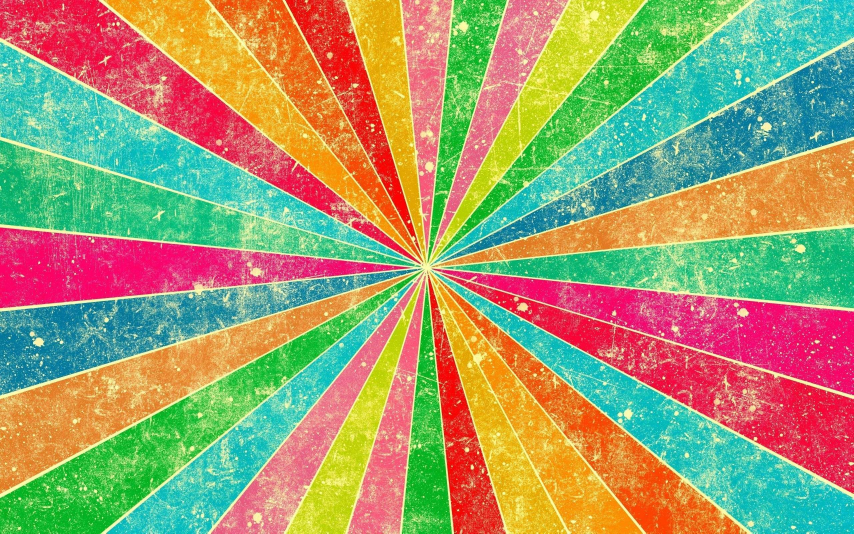
#> input picture python/python/pixel_sorter/img1.jpg, 2560 x 1600 px (shown at 1/3 size)
$ python s.py img1.jpg 100   (older library calls are emulated)
#> lines starting #> are read from the running program, lines starting #| are printed output that depends on the picture
### python/python/pixel_sorter/color_conv.py
"""Conversion functions between RGB and other color systems.

This modules provides two functions for each color system ABC:

  rgb_to_abc(r, g, b) --> a, b, c
  abc_to_rgb(a, b, c) --> r, g, b

All inputs and outputs are triples of floats in the range [0.0...1.0]
(with the exception of I and Q, which covers a slightly larger range).
Inputs outside the valid range may cause exceptions or invalid outputs.

Supported color systems:
RGB: Red, Green, Blue components
YIQ: Luminance, Chrominance (used by composite video signals)
HLS: Hue, Luminance, Saturation
HSV: Hue, Saturation, Value
"""

# References:
# http://en.wikipedia.org/wiki/YIQ
# http://en.wikipedia.org/wiki/HLS_color_space
# http://en.wikipedia.org/wiki/HSV_color_space

__all__ = ["rgb_to_yiq","yiq_to_rgb","rgb_to_hls","hls_to_rgb",
           "rgb_to_hsv","hsv_to_rgb"]

# Some floating point constants

ONE_THIRD = 1.0/3.0
ONE_SIXTH = 1.0/6.0
TWO_THIRD = 2.0/3.0

def rgb_to_grb(r, g, b):
    return (g, r, b)

def rgb_to_gbr(r, g, b):
    return (g, b, r)

def rgb_to_rbg(r, g, b):
    return (r, b, g)

def rgb_to_brg(r, g, b):
    return (b, r, g)

def rgb_to_bgr(r, g, b):
    return (b, g, r)

# YIQ: used by composite video signals (linear combinations of RGB)
# Y: perceived grey level (0.0 == black, 1.0 == white)
# I, Q: color components

def rgb_to_yiq(r, g, b):
    y = 0.299*r + 0.587*g + 0.114*b
    i = 0.596*r - 0.275*g - 0.321*b
    q = 0.212*r - 0.523*g + 0.311*b
    return (y, i, q)

def rgb_to_yqi(r, g, b):
    t = rgb_to_yiq(r, g, b)
    return (t[0], t[2], t[1])

def rgb_to_qyi(r, g, b):
    t = rgb_to_yiq(r, g, b)
    return (t[2], t[0], t[1])

def rgb_to_qiy(r, g, b):
    t = rgb_to_yiq(r, g, b)
    return (t[2], t[1], t[0])

def rgb_to_iqy(r, g, b):
    t = rgb_to_yiq(r, g, b)
    return (t[1], t[2], t[0])

def rgb_to_iyq(r, g, b):
    t = rgb_to_yiq(r, g, b)
    return (t[1], t[0], t[2])

# [26 lines left out: functions yiq_to_rgb, rgb_to_yuv, not called in this run]

def rgb_to_yvu(r, g, b):
    t = rgb_to_yuv(r, g, b)
    return (t[0], t[2], t[1])

def rgb_to_vyu(r, g, b):
    t = rgb_to_yuv(r, g, b)
    return (t[2], t[0], t[1])

def rgb_to_vuy(r, g, b):
    t = rgb_to_yuv(r, g, b)
    return (t[2], t[1], t[0])

def rgb_to_uyv(r, g, b):
    t = rgb_to_yuv(r, g, b)
    return (t[1], t[0], t[2])

def rgb_to_uvy(r, g, b):
    t = rgb_to_yuv(r, g, b)
    return (t[1], t[2], t[0])

# CIE XYZ
# The cone-shaped space formed by (x, y, z) weights, that
# when applied to the CIE primaries, match any visible color.

def rgb_to_xyz(r, g, b):
    x = 3.240479*r - 1.537150*g - 0.498535*b
    y = -0.969256*r + 1.875992*g + 0.041556*b
    z = 0.055648*r - 0.204043*g + 1.057311*b
    return (x, y, z)

def rgb_to_xzy(r, g, b):
    t = rgb_to_xyz(r, g, b)
    return (t[0], t[2], t[1])

def rgb_to_yxz(r, g, b):
    t = rgb_to_xyz(r, g, b)
    return (t[1], t[0], t[2])

def rgb_to_yzx(r, g, b):
    t = rgb_to_xyz(r, g, b)
    return (t[1], t[2], t[0])

def rgb_to_zxy(r, g, b):
    t = rgb_to_xyz(r, g, b)
    return (t[2], t[0], t[1])

def rgb_to_zyx(r, g, b):
    t = rgb_to_xyz(r, g, b)
    return (t[2], t[1], t[0])

# HLS: Hue, Luminance, Saturation
# H: position in the spectrum
# L: color lightness
# S: color saturation

def rgb_to_hls(r, g, b):
    maxc = max(r, g, b)
    minc = min(r, g, b)
    # XXX Can optimize (maxc+minc) and (maxc-minc)
    l = (minc+maxc)/2.0
    if minc == maxc:
        return 0.0, l, 0.0
    if l <= 0.5:
        s = (maxc-minc) / (maxc+minc)
    else:
        if (2.0-maxc-minc) == 0:
            maxc = maxc + 1
        s = (maxc-minc) / (2.0-maxc-minc)
    rc = (maxc-r) / (maxc-minc)
    gc = (maxc-g) / (maxc-minc)
    bc = (maxc-b) / (maxc-minc)
    if r == maxc:
        h = bc-gc
    elif g == maxc:
        h = 2.0+rc-bc
    else:
        h = 4.0+gc-rc
    h = (h/6.0) % 1.0
    return h, l, s

def rgb_to_hsl(r, g, b):
    t = rgb_to_hls(r, g, b)
    return (t[0], t[2], t[1])

def rgb_to_shl(r, g, b):
    t = rgb_to_hls(r, g, b)
    return (t[2], t[0], t[1])

def rgb_to_slh(r, g, b):
    t = rgb_to_hls(r, g, b)
    return (t[2], t[1], t[0])

def rgb_to_lsh(r, g, b):
    t = rgb_to_hls(r, g, b)
    return (t[1], t[2], t[0])

def rgb_to_lhs(r, g, b):
    t = rgb_to_hls(r, g, b)
    return (t[1], t[0], t[2])

# [19 lines left out: functions hls_to_rgb, _v, not called in this run]

# HSV: Hue, Saturation, Value
# H: position in the spectrum
# S: color saturation ("purity")
# V: color brightness

def rgb_to_hsv(r, g, b):
    maxc = max(r, g, b)
    minc = min(r, g, b)
    v = maxc
    if minc == maxc:
        return 0.0, 0.0, v
    s = (maxc-minc) / maxc
    rc = (maxc-r) / (maxc-minc)
    gc = (maxc-g) / (maxc-minc)
    bc = (maxc-b) / (maxc-minc)
    if r == maxc:
        h = bc-gc
    elif g == maxc:
        h = 2.0+rc-bc
    else:
        h = 4.0+gc-rc
    h = (h/6.0) % 1.0
    return h, s, v

def rgb_to_hvs(r, g, b):
    t = rgb_to_hsv(r, g, b)
    return (t[0], t[2], t[1])

def rgb_to_shv(r, g, b):
    t = rgb_to_hsv(r, g, b)
    return (t[1], t[0], t[2])

def rgb_to_svh(r, g, b):
    t = rgb_to_hsv(r, g, b)
    return (t[1], t[2], t[0])

def rgb_to_vhs(r, g, b):
    t = rgb_to_hsv(r, g, b)
    return (t[2], t[0], t[1])

def rgb_to_vsh(r, g, b):
    t = rgb_to_hsv(r, g, b)
    return (t[2], t[1], t[0])

# [21 lines left out: function hsv_to_rgb, not called in this run]
    # Cannot get here

cmyk_scale = 100

def rgb_to_cmyk(r,g,b):
    if (r == 0) and (g == 0) and (b == 0):
        # black
        return 0, 0, 0, cmyk_scale

    # rgb [0,255] -> cmy [0,1]
    c = 1 - r / 255.
    m = 1 - g / 255.
    y = 1 - b / 255.

    # extract out k [0,1]
    min_cmy = min(c, m, y)
    c = (c - min_cmy) / (1 - min_cmy)
    m = (m - min_cmy) / (1 - min_cmy)
    y = (y - min_cmy) / (1 - min_cmy)
    k = min_cmy

    # rescale to the range [0,cmyk_scale]
    return c*cmyk_scale, m*cmyk_scale, y*cmyk_scale, k*cmyk_scale

def rgb_to_cmky(r, g, b):
    t = rgb_to_cmyk(r,g,b)
    return (t[0], t[1], t[3], t[2])

def rgb_to_cymk(r, g, b):
    t = rgb_to_cmyk(r,g,b)
    return (t[0], t[2], t[1], t[3])

def rgb_to_cykm(r, g, b):
    t = rgb_to_cmyk(r,g,b)
    return (t[0], t[2], t[3], t[1])

def rgb_to_ckmy(r, g, b):
    t = rgb_to_cmyk(r,g,b)
    return (t[0], t[3], t[1], t[2])

def rgb_to_ckym(r, g, b):
    t = rgb_to_cmyk(r,g,b)
    return (t[0], t[3], t[2], t[1])

def rgb_to_mcyk(r, g, b):
    t = rgb_to_cmyk(r,g,b)
    return (t[1], t[0], t[2], t[3])

def rgb_to_mcky(r, g, b):
    t = rgb_to_cmyk(r,g,b)
    return (t[1], t[0], t[3], t[2])

def rgb_to_mkcy(r, g, b):
    t = rgb_to_cmyk(r,g,b)
    return (t[1], t[3], t[0], t[2])

def rgb_to_mkyc(r, g, b):
    t = rgb_to_cmyk(r,g,b)
    return (t[1], t[3], t[2], t[0])

def rgb_to_mykc(r, g, b):
    t = rgb_to_cmyk(r,g,b)
    return (t[1], t[2], t[3], t[0])

def rgb_to_myck(r, g, b):
    t = rgb_to_cmyk(r,g,b)
    return (t[1], t[2], t[0], t[3])

def rgb_to_ymck(r, g, b):
    t = rgb_to_cmyk(r,g,b)
    return (t[2], t[1], t[0], t[3])

def rgb_to_ymkc(r, g, b):
    t = rgb_to_cmyk(r,g,b)
    return (t[2], t[1], t[3], t[0])

def rgb_to_ykmc(r, g, b):
    t = rgb_to_cmyk(r,g,b)
    return (t[2], t[3], t[1], t[0])

def rgb_to_ykcm(r, g, b):
    t = rgb_to_cmyk(r,g,b)
    return (t[2], t[3], t[0], t[1])

def rgb_to_yckm(r, g, b):
    t = rgb_to_cmyk(r,g,b)
    return (t[2], t[0], t[3], t[1])

def rgb_to_ycmk(r, g, b):
    t = rgb_to_cmyk(r,g,b)
    return (t[2], t[0], t[1], t[3])

def rgb_to_kycm(r, g, b):
    t = rgb_to_cmyk(r,g,b)
    return (t[3], t[2], t[0], t[1])

def rgb_to_kymc(r, g, b):
    t = rgb_to_cmyk(r,g,b)
    return (t[3], t[2], t[1], t[0])

def rgb_to_kmyc(r, g, b):
    t = rgb_to_cmyk(r,g,b)
    return (t[3], t[1], t[2], t[0])

def rgb_to_kmcy(r, g, b):
    t = rgb_to_cmyk(r,g,b)
    return (t[3], t[1], t[0], t[2])

def rgb_to_kcmy(r, g, b):
    t = rgb_to_cmyk(r,g,b)
    return (t[3], t[0], t[1], t[2])

def rgb_to_kcym(r, g, b):
    t = rgb_to_cmyk(r,g,b)
    return (t[3], t[0], t[2], t[1])

### python/python/pixel_sorter/s.py
from PIL import Image
import color_conv
import hilbert
import math
import os
import sys


basedir = os.path.abspath(os.path.dirname(__file__))
if not os.path.exists(os.path.join(basedir, 'result')):
    os.mkdir(os.path.join(basedir, 'result'))

resultdir = os.path.join(basedir, 'result')

if len(sys.argv) > 1:
    imagefile = sys.argv[1]
else:
    print("file not found")
    quit()

if len(sys.argv) > 2:
    maxsize  = int(sys.argv[2])
else:
    maxsize = 350

source = Image.open(imagefile)
#> source is the input picture: PIL image 2560x1600 RGB; mean R, G, B 160.6, 154.5, 109.5
if maxsize != -1:
    if source.size[0]>source.size[1]:
        wpercent = (maxsize/float(source.size[0]))
#> wpercent = 0.0391
        hsize = int((float(source.size[1])*float(wpercent)))
#> hsize = 62
        source = source.resize((maxsize,hsize), Image.ANTIALIAS)
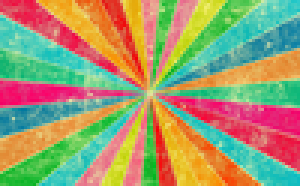
#> source: PIL image 100x62 RGB (shown 3 times larger); mean R, G, B 160.6, 154.5, 109.5
    else:
        wpercent = (maxsize/float(source.size[1]))
        hsize = int((float(source.size[0])*float(wpercent)))
        source = source.resize((hsize,maxsize), Image.ANTIALIAS)
source.save(os.path.join(resultdir, 'img_src.jpg'))

colors = source.getcolors(source.size[0] * source.size[1])
#> colors = 6046 items
pixels = []
for i, color in colors:
    pixels.extend(i * [color])
#> this loop made 6046 passes
#> color on passes 1 to 3: (230, 162, 80), (251, 159, 118), (228, 141, 56)
#> after the loop, pixels = 6200 items, first 6: (230, 162, 80), (251, 159, 118), (228, 141, 56), (228, 141, 56), (239, 149, 66), (246, 31, 112)


px = pixels[:]
#> px has the same summary as pixels
px.sort(key=lambda rgb: color_conv.rgb_to_cmyk(*rgb))
new = Image.new('RGB', source.size)
#> new: PIL image 100x62 RGB; every value is 0
new.putdata(px)
new.save(os.path.join(resultdir, "img_cmyk.jpg"))
print ('cmyk')

px = pixels[:]
px.sort(key=lambda rgb: color_conv.rgb_to_cmky(*rgb))
new = Image.new('RGB', source.size)
new.putdata(px)
new.save(os.path.join(resultdir, "img_cmky.jpg"))
print ('cmky')

px = pixels[:]
px.sort(key=lambda rgb: color_conv.rgb_to_ckmy(*rgb))
new = Image.new('RGB', source.size)
new.putdata(px)
new.save(os.path.join(resultdir, "img_ckmy.jpg"))
print ('ckmy')

px = pixels[:]
px.sort(key=lambda rgb: color_conv.rgb_to_ckym(*rgb))
new = Image.new('RGB', source.size)
new.putdata(px)
new.save(os.path.join(resultdir, "img_ckym.jpg"))
print ('ckym')

px = pixels[:]
px.sort(key=lambda rgb: color_conv.rgb_to_cykm(*rgb))
new = Image.new('RGB', source.size)
new.putdata(px)
new.save(os.path.join(resultdir, "img_cykm.jpg"))
print ('cykm')

px = pixels[:]
px.sort(key=lambda rgb: color_conv.rgb_to_cymk(*rgb))
new = Image.new('RGB', source.size)
new.putdata(px)
new.save(os.path.join(resultdir, "img_cymk.jpg"))
print ('cymk')


px = pixels[:]
px.sort(key=lambda rgb: color_conv.rgb_to_mcyk(*rgb))
new = Image.new('RGB', source.size)
new.putdata(px)
new.save(os.path.join(resultdir, "img_mcym.jpg"))
print ('mcyk')

px = pixels[:]
px.sort(key=lambda rgb: color_conv.rgb_to_mcky(*rgb))
new = Image.new('RGB', source.size)
new.putdata(px)
new.save(os.path.join(resultdir, "img_mcky.jpg"))
print ('mcky')

px = pixels[:]
px.sort(key=lambda rgb: color_conv.rgb_to_myck(*rgb))
new = Image.new('RGB', source.size)
new.putdata(px)
new.save(os.path.join(resultdir, "img_myck.jpg"))
print ('myck')

px = pixels[:]
px.sort(key=lambda rgb: color_conv.rgb_to_mykc(*rgb))
new = Image.new('RGB', source.size)
new.putdata(px)
new.save(os.path.join(resultdir, "img_mykc.jpg"))
print ('mykc')

px = pixels[:]
px.sort(key=lambda rgb: color_conv.rgb_to_mkyc(*rgb))
new = Image.new('RGB', source.size)
new.putdata(px)
new.save(os.path.join(resultdir, "img_mkyc.jpg"))
print ('mkyc')

px = pixels[:]
px.sort(key=lambda rgb: color_conv.rgb_to_mkcy(*rgb))
new = Image.new('RGB', source.size)
new.putdata(px)
new.save(os.path.join(resultdir, "img_mkcy.jpg"))
print ('mkcy')


px = pixels[:]
px.sort(key=lambda rgb: color_conv.rgb_to_yckm(*rgb))
new = Image.new('RGB', source.size)
new.putdata(px)
new.save(os.path.join(resultdir, "img_yckm.jpg"))
print ('yckm')

px = pixels[:]
px.sort(key=lambda rgb: color_conv.rgb_to_ycmk(*rgb))
new = Image.new('RGB', source.size)
new.putdata(px)
new.save(os.path.join(resultdir, "img_ycmk.jpg"))
print ('ycmk')

px = pixels[:]
px.sort(key=lambda rgb: color_conv.rgb_to_ymck(*rgb))
new = Image.new('RGB', source.size)
new.putdata(px)
new.save(os.path.join(resultdir, "img_ymck.jpg"))
print ('ymck')

px = pixels[:]
px.sort(key=lambda rgb: color_conv.rgb_to_ymkc(*rgb))
new = Image.new('RGB', source.size)
new.putdata(px)
new.save(os.path.join(resultdir, "img_ymkc.jpg"))
print ('ymkc')

px = pixels[:]
px.sort(key=lambda rgb: color_conv.rgb_to_ykmc(*rgb))
new = Image.new('RGB', source.size)
new.putdata(px)
new.save(os.path.join(resultdir, "img_ykmc.jpg"))
print ('ykmc')

px = pixels[:]
px.sort(key=lambda rgb: color_conv.rgb_to_ykcm(*rgb))
new = Image.new('RGB', source.size)
new.putdata(px)
new.save(os.path.join(resultdir, "img_ykcm.jpg"))
print ('ykcm')


px = pixels[:]
px.sort(key=lambda rgb: color_conv.rgb_to_kycm(*rgb))
new = Image.new('RGB', source.size)
new.putdata(px)
new.save(os.path.join(resultdir, "img_kycm.jpg"))
print ('kycm')

px = pixels[:]
px.sort(key=lambda rgb: color_conv.rgb_to_kymc(*rgb))
new = Image.new('RGB', source.size)
new.putdata(px)
new.save(os.path.join(resultdir, "img_kymc.jpg"))
print ('kymc')

px = pixels[:]
px.sort(key=lambda rgb: color_conv.rgb_to_kcym(*rgb))
new = Image.new('RGB', source.size)
new.putdata(px)
new.save(os.path.join(resultdir, "img_kcym.jpg"))
print ('kcym')

px = pixels[:]
px.sort(key=lambda rgb: color_conv.rgb_to_kcmy(*rgb))
new = Image.new('RGB', source.size)
new.putdata(px)
new.save(os.path.join(resultdir, "img_kcmy.jpg"))
print ('kcmy')

px = pixels[:]
px.sort(key=lambda rgb: color_conv.rgb_to_kmyc(*rgb))
new = Image.new('RGB', source.size)
new.putdata(px)
new.save(os.path.join(resultdir, "img_kmyc.jpg"))
print ('kmyc')

px = pixels[:]
px.sort(key=lambda rgb: color_conv.rgb_to_kmcy(*rgb))
new = Image.new('RGB', source.size)
new.putdata(px)
new.save(os.path.join(resultdir, "img_kmcy.jpg"))
print ('kmcy')


px = pixels[:]
px.sort()
new = Image.new('RGB', source.size)
new.putdata(px)
new.save(os.path.join(resultdir, "img_rgb.jpg"))
print ('rgb')

px = pixels[:]
px.sort(key=lambda rgb: color_conv.rgb_to_rbg(*rgb))
new = Image.new('RGB', source.size)
new.putdata(px)
new.save(os.path.join(resultdir, "img_rbg.jpg"))
print ('rbg')

px = pixels[:]
px.sort(key=lambda rgb: color_conv.rgb_to_brg(*rgb))
new = Image.new('RGB', source.size)
new.putdata(px)
new.save(os.path.join(resultdir, "img_brg.jpg"))
print ('brg')

px = pixels[:]
px.sort(key=lambda rgb: color_conv.rgb_to_bgr(*rgb))
new = Image.new('RGB', source.size)
new.putdata(px)
new.save(os.path.join(resultdir, "img_bgr.jpg"))
print ('bgr')

px = pixels[:]
px.sort(key=lambda rgb: color_conv.rgb_to_grb(*rgb))
new = Image.new('RGB', source.size)
new.putdata(px)
new.save(os.path.join(resultdir, "img_grb.jpg"))
print ('grb')

px = pixels[:]
px.sort(key=lambda rgb: color_conv.rgb_to_gbr(*rgb))
new = Image.new('RGB', source.size)
new.putdata(px)
new.save(os.path.join(resultdir, "img_gbr.jpg"))
print ('gbr')

'''
px = pixels[:]
px.sort(key=hilbert.Hilbert_to_int)
new = Image.new('RGB', source.size)
new.putdata(px)
new.save(os.path.join(resultdir, "img_hlb.jpg")
print ('hlb')
'''
px = pixels[:]
px.sort(key=lambda rgb: color_conv.rgb_to_yiq(*rgb))
new = Image.new('RGB', source.size)
new.putdata(px)
new.save(os.path.join(resultdir, "img_yiq.jpg"))
print ('yiq')

px = pixels[:]
px.sort(key=lambda rgb: color_conv.rgb_to_yqi(*rgb))
new = Image.new('RGB', source.size)
new.putdata(px)
new.save(os.path.join(resultdir, "img_yqi.jpg"))
print ('yqi')

px = pixels[:]
px.sort(key=lambda rgb: color_conv.rgb_to_iyq(*rgb))
new = Image.new('RGB', source.size)
new.putdata(px)
new.save(os.path.join(resultdir, "img_iyq.jpg"))
print ('iyq')

px = pixels[:]
px.sort(key=lambda rgb: color_conv.rgb_to_iqy(*rgb))
new = Image.new('RGB', source.size)
new.putdata(px)
new.save(os.path.join(resultdir, "img_iqy.jpg"))
print ('iqy')

px = pixels[:]
px.sort(key=lambda rgb: color_conv.rgb_to_qiy(*rgb))
new = Image.new('RGB', source.size)
new.putdata(px)
new.save(os.path.join(resultdir, "img_qiy.jpg"))
print ('qiy')

px = pixels[:]
px.sort(key=lambda rgb: color_conv.rgb_to_qyi(*rgb))
new = Image.new('RGB', source.size)
new.putdata(px)
new.save(os.path.join(resultdir, "img_qyi.jpg"))
print ('qyi')


px = pixels[:]
px.sort(key=lambda rgb: color_conv.rgb_to_xyz(*rgb))
new = Image.new('RGB', source.size)
new.putdata(px)
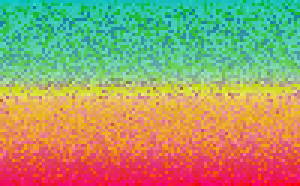
#> new: PIL image 100x62 RGB (shown 3 times larger); mean R, G, B 160.6, 154.5, 109.5
new.save(os.path.join(resultdir, "img_xyz.jpg"))
print ('xyz')

px = pixels[:]
px.sort(key=lambda rgb: color_conv.rgb_to_xzy(*rgb))
new = Image.new('RGB', source.size)
new.putdata(px)
new.save(os.path.join(resultdir, "img_xzy.jpg"))
print ('xzy')

px = pixels[:]
px.sort(key=lambda rgb: color_conv.rgb_to_yxz(*rgb))
new = Image.new('RGB', source.size)
new.putdata(px)
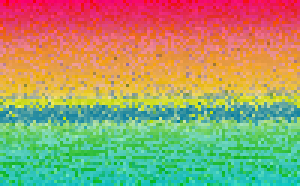
#> new: PIL image 100x62 RGB (shown 3 times larger); mean R, G, B 160.6, 154.5, 109.5
new.save(os.path.join(resultdir, "img_yxz.jpg"))
print ('yxz')

px = pixels[:]
px.sort(key=lambda rgb: color_conv.rgb_to_yzx(*rgb))
new = Image.new('RGB', source.size)
new.putdata(px)
new.save(os.path.join(resultdir, "img_yzx.jpg"))
print ('yzx')

px = pixels[:]
px.sort(key=lambda rgb: color_conv.rgb_to_zxy(*rgb))
new = Image.new('RGB', source.size)
new.putdata(px)
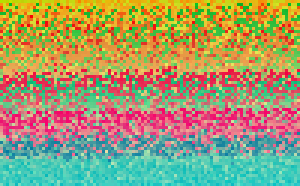
#> new: PIL image 100x62 RGB (shown 3 times larger); mean R, G, B 160.6, 154.5, 109.5
new.save(os.path.join(resultdir, "img_zxy.jpg"))
print ('zxy')

px = pixels[:]
px.sort(key=lambda rgb: color_conv.rgb_to_zyx(*rgb))
new = Image.new('RGB', source.size)
new.putdata(px)
new.save(os.path.join(resultdir, "img_zyx.jpg"))
print ('zyz')


px = pixels[:]
px.sort(key=lambda rgb: color_conv.rgb_to_hsv(*rgb))
new = Image.new('RGB', source.size)
new.putdata(px)
new.save(os.path.join(resultdir, "img_hsv.jpg"))
print ('hsv')

px = pixels[:]
px.sort(key=lambda rgb: color_conv.rgb_to_hvs(*rgb))
new = Image.new('RGB', source.size)
new.putdata(px)
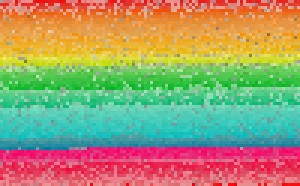
#> new: PIL image 100x62 RGB (shown 3 times larger); mean R, G, B 160.6, 154.5, 109.5
new.save(os.path.join(resultdir, "img_hvs.jpg"))
print ('hvs')

px = pixels[:]
px.sort(key=lambda rgb: color_conv.rgb_to_shv(*rgb))
new = Image.new('RGB', source.size)
new.putdata(px)
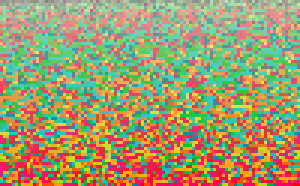
#> new: PIL image 100x62 RGB (shown 3 times larger); mean R, G, B 160.6, 154.5, 109.5
new.save(os.path.join(resultdir, "img_shv.jpg"))
print ('shv')

px = pixels[:]
px.sort(key=lambda rgb: color_conv.rgb_to_svh(*rgb))
new = Image.new('RGB', source.size)
new.putdata(px)
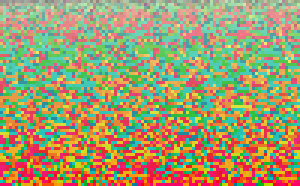
#> new: PIL image 100x62 RGB (shown 3 times larger); mean R, G, B 160.6, 154.5, 109.5
new.save(os.path.join(resultdir, "img_svh.jpg"))
print ('svh')

px = pixels[:]
px.sort(key=lambda rgb: color_conv.rgb_to_vsh(*rgb))
new = Image.new('RGB', source.size)
new.putdata(px)
new.save(os.path.join(resultdir, "img_vsh.jpg"))
print ('vsh')

px = pixels[:]
px.sort(key=lambda rgb: color_conv.rgb_to_vhs(*rgb))
new = Image.new('RGB', source.size)
new.putdata(px)
new.save(os.path.join(resultdir, "img_vhs.jpg"))
print ('vhs')

px = pixels[:]
px.sort(key=lambda rgb: color_conv.rgb_to_hls(*rgb))
new = Image.new('RGB', source.size)
new.putdata(px)
new.save(os.path.join(resultdir, "img_hls.jpg"))
print ('hls')

px = pixels[:]
px.sort(key=lambda rgb: color_conv.rgb_to_hsl(*rgb))
new = Image.new('RGB', source.size)
new.putdata(px)
new.save(os.path.join(resultdir, "img_hsl.jpg"))
print ('hsl')

px = pixels[:]
px.sort(key=lambda rgb: color_conv.rgb_to_lsh(*rgb))
new = Image.new('RGB', source.size)
new.putdata(px)
new.save(os.path.join(resultdir, "img_lsh.jpg"))
print ('lsh')

px = pixels[:]
px.sort(key=lambda rgb: color_conv.rgb_to_lhs(*rgb))
new = Image.new('RGB', source.size)
new.putdata(px)
new.save(os.path.join(resultdir, "img_lhs.jpg"))
print ('lhs')

px = pixels[:]
px.sort(key=lambda rgb: color_conv.rgb_to_slh(*rgb))
new = Image.new('RGB', source.size)
new.putdata(px)
new.save(os.path.join(resultdir, "img_slh.jpg"))
print ('slh')

px = pixels[:]
px.sort(key=lambda rgb: color_conv.rgb_to_shl(*rgb))
new = Image.new('RGB', source.size)
new.putdata(px)
new.save(os.path.join(resultdir, "img_shl.jpg"))
print ('shl')

$ run again, on python/python/pixel_sorter/img3.jpg
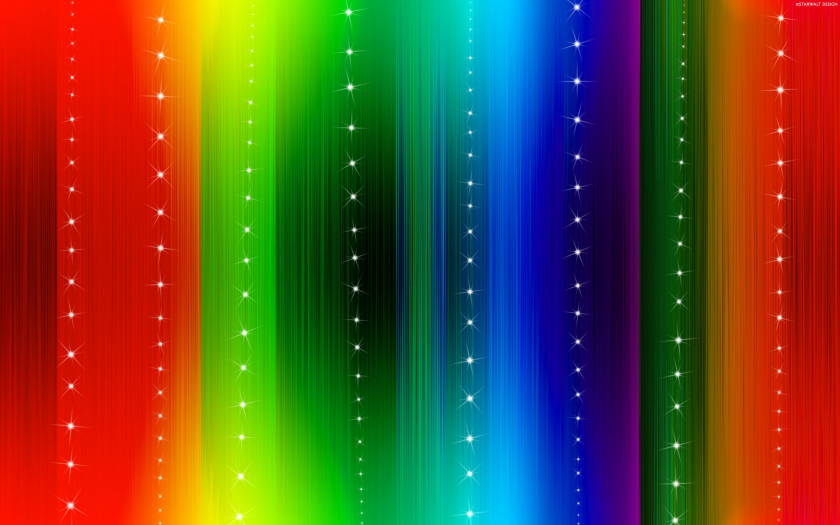
#> input picture python/python/pixel_sorter/img3.jpg, 1680 x 1050 px (shown at 1/2 size)
#> source is the input picture: PIL image 1680x1050 RGB; mean R, G, B 97.8, 77.2, 44.3
#> `source = source.resize((maxsize,hsize), Image.ANTIALIAS)`:
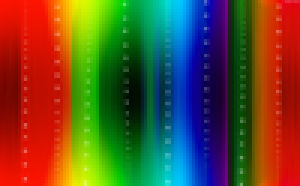
#> source: PIL image 100x62 RGB (shown 3 times larger); mean R, G, B 97.8, 77.2, 44.4
#> colors = 5319 items
#> the loop `for i, color in colors:` made 5319 passes
#> (i, color) on passes 1, 3, 4: (2, (12, 0, 148)), (1, (253, 191, 1)), (1, (252, 31, 0))
#> after the loop `for i, color in colors:`: pixels = 6200 items, first 6: (12, 0, 148), (12, 0, 148), (50, 0, 97), (253, 191, 1), (252, 31, 0), (57, 0, 111)
#> px has the same summary as pixels
#> `new.putdata(px)`:
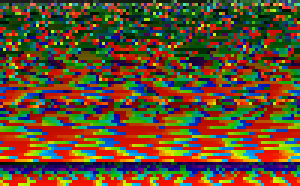
#> new: PIL image 100x62 RGB (shown 3 times larger); mean R, G, B 97.8, 77.2, 44.4
